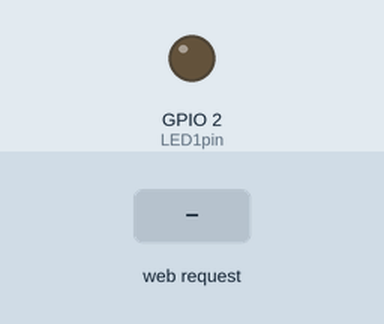
A sketch run on a simulated ESP32. Shown: output pins drawn as LEDs (lit = HIGH). Dashed ring = blinking. The inputs (shaded band) are chosen by the test bench. EEPROM starts erased; what the sketch prints to the serial monitor is not drawn.

Above: at 1.3 s.
1.4 s: HTTP request GET /dooropen received
At 2.5 s:
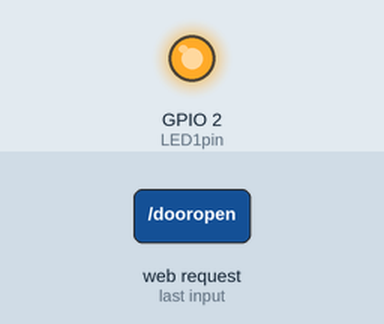
2.9 s: HTTP request GET /repeat?repeat=1 received
At 4.4 s:
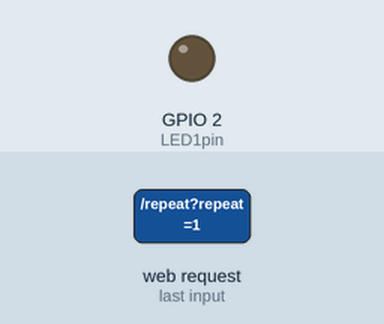
5.9 s: HTTP request GET /repeat?repeat=120 received
At 8.6 s:
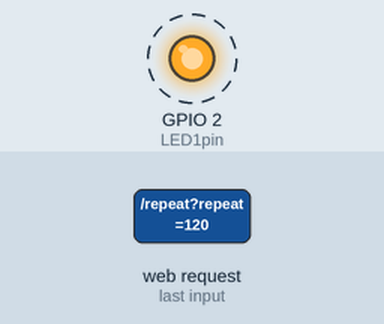
Timing chart, 0 to 14.9 s (numbered marks = the images above; inputs shaded):
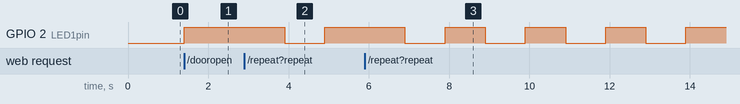

Measured:
- after the input at 1.4 s, GPIO 2 (LED1pin): LOW → HIGH at once
- after the input at 2.9 s, GPIO 2 (LED1pin): HIGH → LOW after 1.0 s, → HIGH 1.0 s later
- after the input at 5.9 s, GPIO 2 (LED1pin): alternates HIGH for 1.0 s and LOW for 1.0 s, starting after 1.0 s

The sketch:

AP_mode_wifi_hotspot_mode.ino
```cpp
#include <WiFi.h>
#include <WebServer.h>
#include <EEPROM.h>

/* Put your SSID & Password */
const char* ssid = "ESP32";  // Enter SSID here
const char* password = "12345678";  //Enter Password here

String qsid = "Door_ESP";  // Enter SSID here
String qpass = "87654321";  //Enter Password here

/* Put IP Address details */
IPAddress local_ip(192,168,1,1);
IPAddress gateway(192,168,1,1);
IPAddress subnet(255,255,255,0);

WebServer server(80);

uint8_t LED1pin = 2;
bool LED1status = LOW;

uint8_t LED2pin = 5;
bool LED2status = LOW;

String esid;
String epass = "";

void setup() {
  Serial.begin(115200);
  EEPROM.begin(512);
  pinMode(LED1pin, OUTPUT);


//=====================================================================
//Writing to EEPROM
  Serial.println("writing eeprom ssid:");
        for (int i = 0; i < qsid.length(); ++i)
        {
          EEPROM.write(i, qsid[i]);
          Serial.print("Wrote: ");
          Serial.println(qsid[i]);
        }
        Serial.println("writing eeprom pass:");
        for (int i = 0; i < qpass.length(); ++i)
        {
          EEPROM.write(32 + i, qpass[i]);
          Serial.print("Wrote: ");
          Serial.println(qpass[i]);
        }
        EEPROM.commit();

//=====================================================================
  //reading from EEPROM
  for (int i = 0; i < 32; ++i)
  {
    esid += char(EEPROM.read(i));
    //Serial.print(esid);
  }
  Serial.println();
  Serial.print("RSSID: ");
  Serial.println(esid);
  Serial.println("Reading EEPROM pass");
  for (int i = 32; i < 96; ++i)
  {
    epass += char(EEPROM.read(i));
  }
  Serial.print("RPASS: ");
  Serial.println(epass);
  WiFi.softAP(esid.c_str(), epass.c_str());

//=====================================================================

  //WiFi.softAP(ssid, password);
  WiFi.softAPConfig(local_ip, gateway, subnet);
  delay(100);

  server.on("/", handle_OnConnect);
  server.on("/dooropen", opendoor);
  server.on("/doorclose", closedoor);
  //server.on("/repeat", repeat);
  server.onNotFound(handle_NotFound);

  server.begin();
  Serial.println("HTTP server started");
}


void loop() {
  server.handleClient();
  if(LED1status)
  {digitalWrite(LED1pin, HIGH);}
  else
  {digitalWrite(LED1pin, LOW);}

  if(LED2status)
  {digitalWrite(LED2pin, HIGH);}
  else
  {digitalWrite(LED2pin, LOW);}
}


//All API for the led on and led off according to front end input
void handle_OnConnect() {
  LED1status = LOW;
  LED2status = LOW;
  Serial.println("GPIO4 Status: OFF | GPIO5 Status: OFF");
  server.send(200, "text/html", SendHTML(LED1status,LED2status));
}

void opendoor() {
  LED1status = HIGH;
  Serial.println("GPIO4 Status: ON");
  server.send(200, "text/html", SendHTML(true,LED2status));
}

void closedoor() {
  LED1status = LOW;
  Serial.println("GPIO4 Status: OFF");
  server.send(200, "text/html", SendHTML(false,LED2status));
}

void handle_setting() {
  LED1status = LOW;
  Serial.println("GPIO4 Status: OFF");
  server.send(200, "text/html", SendHTML(false,LED2status));
}


void handle_NotFound(){
  server.send(404, "text/plain", "Not found");
}


//HTML Template for the Door open and close
String SendHTML(uint8_t led1stat,uint8_t led2stat){
  String ptr = "<!DOCTYPE html> <html>\n";
  ptr +="<head><meta name=\"viewport\" content=\"width=device-width, initial-scale=1.0, user-scalable=no\">\n";
  ptr +="<title>Probe Plus Door Control</title>\n";
  ptr +="<style>html { font-family: Helvetica; display: inline-block; margin: 0px auto; text-align: center;}\n";
  ptr +="body{margin-top: 50px;} h1 {color: #444444;margin: 50px auto 30px;} label {color: #444444;margin-bottom: 50px;} h3 {color: #444444;margin-bottom: 50px;}\n";
  ptr +=".button {display: block;width: 80px;background-color: #3498db;border: none;color: white;padding: 13px 30px;text-decoration: none;font-size: 25px;margin: 0px auto 35px;cursor: pointer;border-radius: 4px;}\n";
  ptr +=".button-on {background-color: #3498db;}\n";
  ptr +=".button-on:active {background-color: #2980b9;}\n";
  ptr +=".button-off {background-color: #34495e;}\n";
  ptr +=".button-off:active {background-color: #2c3e50;}\n";
  ptr +="p {font-size: 14px;color: #888;margin-bottom: 10px;}\n";
  ptr +="</style>\n";
  ptr +="</head>\n";
  ptr +="<body>\n";
  ptr +="<h1>Probe Plus Door Control</h1>\n";
  //ptr +="<h3>My Wifi Name Pneumatic Door-1</h3>\n";

 //if(led1stat)
  //{
  ptr +="<a class=\"button button-on\" href=\"/dooropen\">OPEN</a>";
  ptr +="<a class=\"button button-off\" href=\"/doorclose\">CLOSE</a>\n";
    //}
  //else
  //{


  ptr +="<form method='get' action=\"/repeat\">\n";
  ptr +="<label>Repeat:</label>\n";
  ptr +="<input name=\'repeat' length=5>\n";
  ptr +="<input type='submit' value='Start'></form>\n";

//  ptr +="<form method='get' action=\"/led1off\">\n";
//  ptr +="<label>PASSWORD:</label>\n";
//  ptr +="<input name='pass' length=64>\n";
//  ptr +="<input type='submit'></form>\n";

//  if(led2stat)
//  {ptr +="<p>LED2 Status: ON</p><a class=\"button button-off\" href=\"/led2off\">OFF</a>\n";}
//  else
//  {ptr +="<p>LED2 Status: OFF</p><a class=\"button button-on\" href=\"/led2on\">ON</a>\n";}

  ptr +="</body>\n";
  ptr +="</html>\n";

  server.on("/repeat", []() {
      String repeat = server.arg("repeat");
      int repeat1 = repeat.toInt();
      //String qpass = server.arg("pass");
      for (int i = 0; i < repeat1; ++i) {
          digitalWrite(2, HIGH);   // turn the LED on (HIGH is the voltage level)
          delay(1000);                       // wait for a second
          digitalWrite(2, LOW);    // turn the LED off by making the voltage LOW
          delay(1000);
        }
      server.send(200, "text/html", SendHTML(false,LED2status));
        });


  return ptr;


}
```
